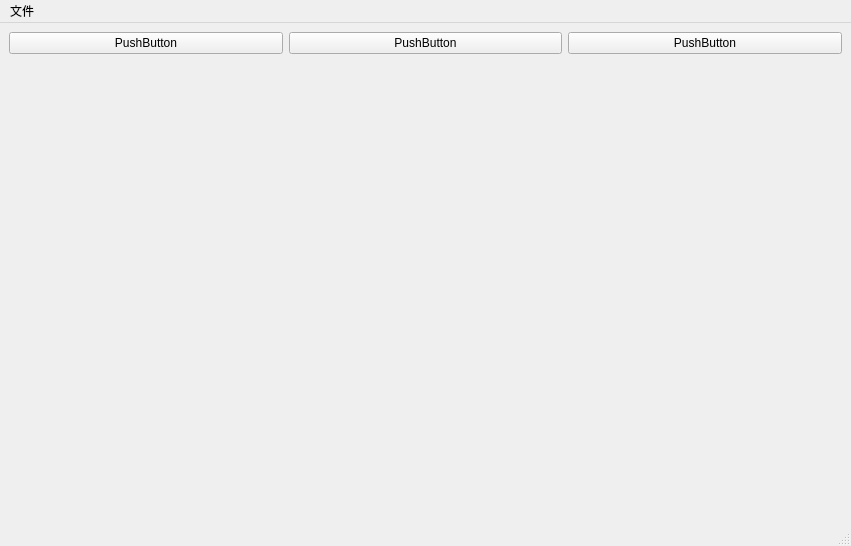
<?xml version="1.0" encoding="UTF-8"?>
<ui version="4.0">
 <class>MainWindow</class>
 <widget class="QMainWindow" name="MainWindow">
  <property name="geometry">
   <rect>
    <x>0</x>
    <y>0</y>
    <width>851</width>
    <height>546</height>
   </rect>
  </property>
  <property name="windowTitle">
   <string>MainWindow</string>
  </property>
  <widget class="QWidget" name="centralwidget">
   <layout class="QVBoxLayout" name="verticalLayout_2">
    <item>
     <layout class="QVBoxLayout" name="verticalLayout">
      <item>
       <layout class="QHBoxLayout" name="horizontalLayout">
        <item>
         <widget class="QPushButton" name="pushButton_2">
          <property name="text">
           <string>PushButton</string>
          </property>
         </widget>
        </item>
        <item>
         <widget class="QPushButton" name="pushButton_test">
          <property name="text">
           <string>PushButton</string>
          </property>
         </widget>
        </item>
        <item>
         <widget class="QPushButton" name="pushButton_3">
          <property name="text">
           <string>PushButton</string>
          </property>
         </widget>
        </item>
       </layout>
      </item>
      <item>
       <widget class="QLabel" name="label_image">
        <property name="text">
         <string/>
        </property>
       </widget>
      </item>
     </layout>
    </item>
   </layout>
  </widget>
  <widget class="QMenuBar" name="menubar">
   <property name="geometry">
    <rect>
     <x>0</x>
     <y>0</y>
     <width>851</width>
     <height>49</height>
    </rect>
   </property>
   <widget class="QMenu" name="menu">
    <property name="title">
     <string>文件</string>
    </property>
    <addaction name="action"/>
    <addaction name="separator"/>
    <addaction name="action_3"/>
   </widget>
   <addaction name="menu"/>
  </widget>
  <widget class="QStatusBar" name="statusbar"/>
  <action name="action">
   <property name="text">
    <string>打开</string>
   </property>
  </action>
  <action name="action_3">
   <property name="text">
    <string>保存</string>
   </property>
  </action>
 </widget>
 <resources/>
 <connections/>
</ui>
